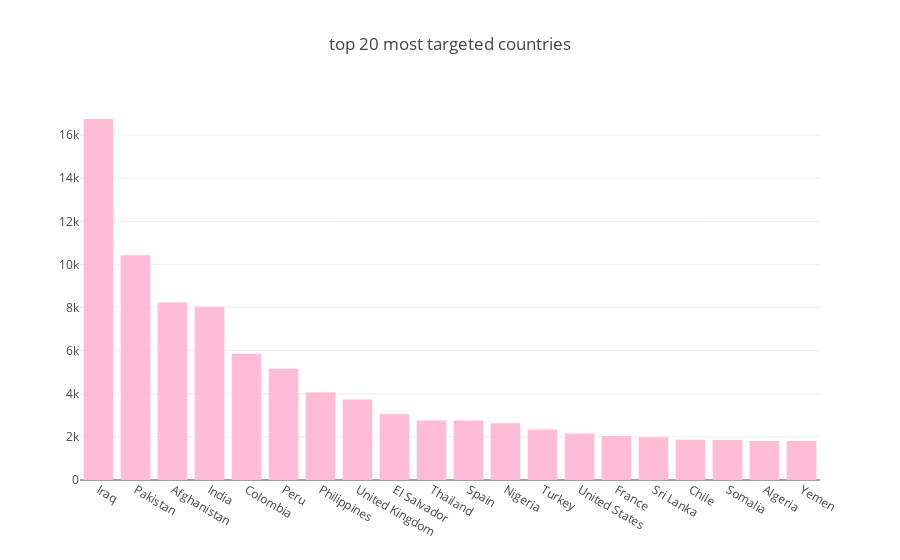

The cell this chart's notebook holds for it:
### Markdown cell above
### *Casualties and Attacks by Country*

### Code cell
### Top 10 countries by attack/fatalities
apc = df.groupby('country_txt')['country_txt'].count().sort_values(ascending= False)
cpc = df.groupby('country_txt', as_index= False)['casualties'].sum().sort_values(by = 'casualties', ascending= False)
cc = pd.merge(pd.DataFrame(apc), cpc, on = 'country_txt')


trace = go.Bar(x = apc.index[:20],y = apc,
                 marker = dict(color = 'rgb(255, 188, 214)'),
                 name = 'Terror Attacks')

layout = go.Layout(title = 'top 20 most targeted countries', barmode='relative' )

py.iplot(dict(data = [trace], layout = layout))

### Figure 1 — Plotly figure (JSON) as saved in the notebook; plotly's stock layout.template omitted (floating-point values rounded to 4 significant figures; data arrays with more than 128 entries replaced by an {"elided": "..."} marker saying what was removed)
{"data": [{"marker": {"color": "rgb(255, 188, 214)"}, "name": "Terror Attacks", "type": "bar", "x": ["Iraq", "Pakistan", "Afghanistan", "India", "Colombia", "Peru", "Philippines", "United Kingdom", "El Salvador", "Thailand", "Spain", "Nigeria", "Turkey", "United States", "France", "Sri Lanka", "Chile", "Somalia", "Algeria", "Yemen"], "y": {"elided": "201 int values"}}], "layout": {"barmode": "relative", "title": "top 20 most targeted countries"}}
